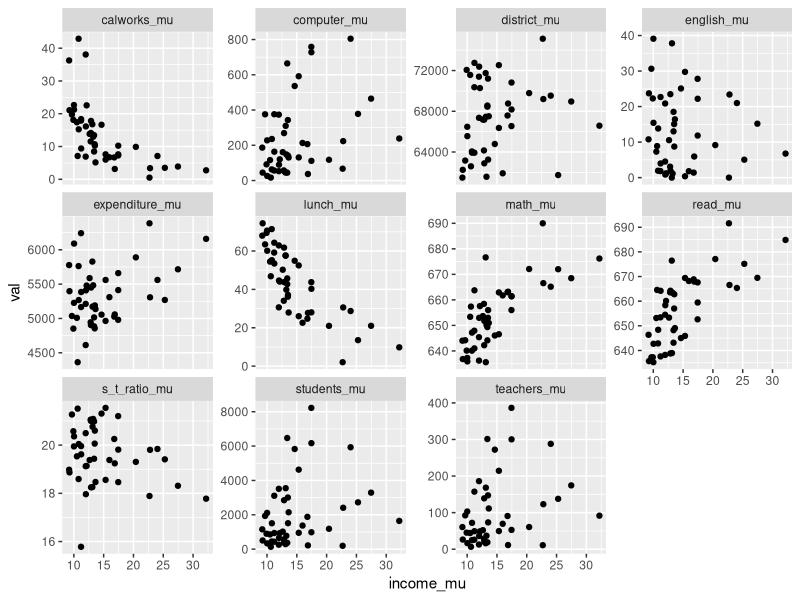

Reproduce this figure in R.
## ---- chunk 1
knitr::opts_chunk$set(echo = TRUE, warning = FALSE, message = FALSE)
## ---- chunk 2
library(tidyverse)
library(here)
## ---- chunk 3
x <- c("Waffle!!!", "teddy", "  scallop?!", "  taco   CAT   !")
stringr::str_to_title(x)
str_to_lower(x)
str_squish(x) %>% 
  str_to_upper()
str_squish(x) %>% 
  str_to_sentence()

str_split(x, 'e'); str_split(x, 't')

str_replace(x, 'e', 'Z')
str_replace(x, ' ', '_')
str_replace_all(x, ' ', '_')
str_replace_all(x, ' +', '_') ### replace one or more spaces with _
str_replace_all(str_squish(x), ' +|!+|\\?+', '_')
### more regular expressions in the self-guided tour for asynchronous session

str_detect(x, 't'); str_detect(x, 'dd|ll') ### is pattern in the string?
## ---- chunk 4
ca_schools <- read_csv(here('data/ca_schools.csv'))

# ca_schools$county %>% unique()

ca_schools_clean <- ca_schools %>%
  mutate(county = str_replace_all(county, '_', ' ')) %>%
  mutate(county = str_to_title(county)) %>%
  mutate(county = str_replace(county, 'Barabara', 'Barbara')) %>%
  mutate(county = factor(county))

ca_schools_clean$county %>% unique()

write_csv(ca_schools_clean, here('data/ca_schools_clean.csv'))

## ---- chunk 5
ca_by_county <- ca_schools_clean %>%
  mutate(s_t_ratio = students / teachers) %>%
  group_by(county) %>%
  # summarize(mean_s_t = mean(s_t_ratio))
  # summarize(across(.cols = students:math, .fns = mean))
  # summarize(across(.cols = c(students, math), 
  #                  .fns = mean, .names = '{.col}_mean'))
  summarize(across(.cols = where(is.numeric), 
                   .fns = list(mu = mean, sig = sd)))
## ---- chunk 6
ca_to_plot <- ca_by_county %>%
  select(-contains('sig')) %>%
  pivot_longer(names_to = 'var', values_to = 'val', cols = c(contains('mu'), -income_mu))
ggplot(ca_to_plot, aes(x = income_mu, y = val)) +
  geom_point() +
  facet_wrap(~ var, scales = 'free_y')
